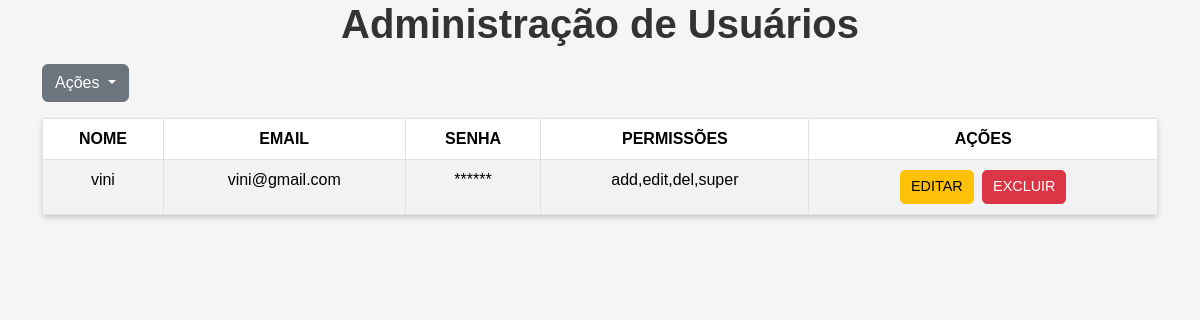
/listarUsuario.php (signed in), run on an earlier commit of the app's database.
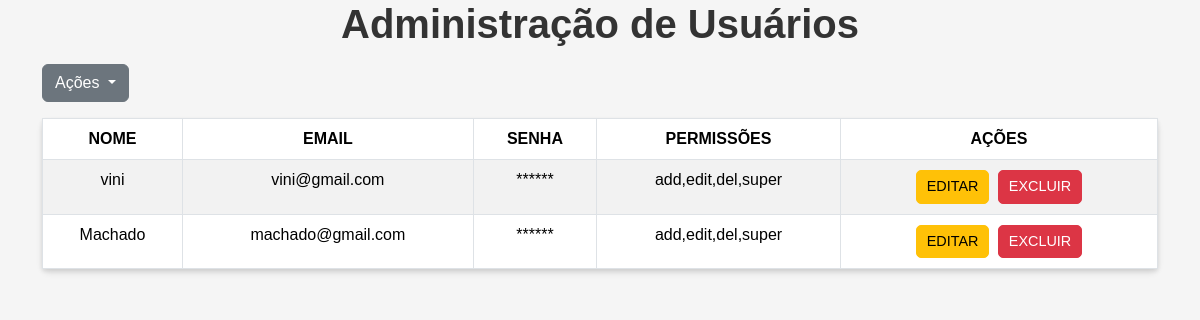
And on a later commit of the database.
### tables this page shows
CREATE TABLE `usuarios` (
  `id` int(100) NOT NULL,
  `nome` varchar(150) NOT NULL,
  `email` varchar(150) NOT NULL,
  `senha` varchar(150) NOT NULL,
  `permissoes` varchar(150) NOT NULL
);

### class/usuario.class.php (called while the page is built, shortened)
<?php
require_once 'conexao.class.php';
class Usuario {
    private $con;
    public function __construct() {
        $this->con = new Conexao();
    }
    public function setUsuario($id){
        $sql = $this->con->conectar()->prepare("SELECT * FROM usuarios WHERE id = :id");
        $sql->bindValue(":id", $id);
        $sql->execute();
    }
    public function listar() {
        try {
            $sql = $this->con->conectar()->prepare("SELECT * FROM usuarios");
            $sql->execute();
            return $sql->fetchAll();
        } catch (PDOException $ex) {
            echo "ERRO: " . $ex->getMessage();
        }
    }
}

### class/conexao.class.php (called while the page is built)
<?php
class Conexao{
    private $usuario;
    private $senha;
    private $banco;
    private $servidor;
    private static $pdo;
    public function __construct(){
        $this->servidor = "localhost";
        $this->banco = "vtxp";
        $this->usuario = "root";
        $this->senha = "";
    }
    public function conectar(){
        try{
            if(is_null(self::$pdo)){
                self::$pdo = new PDO("mysql:host=".$this->servidor."; dbname=".$this->banco, $this->usuario, $this->senha);
            }
            return self::$pdo;
        }
        catch(PDOException $ex){
            echo $ex -> getMessage();
        }
    }
}

### listarUsuario.php (the view, shortened to what this page needs)
<?php
include 'class/usuario.class.php';
$usuario = new Usuario();
$usuario->setUsuario($_SESSION['logado']);
?>
<!DOCTYPE html>
<html lang="pt-br">
<head>
    <link rel="stylesheet" href="https://cdn.jsdelivr.net/npm/bootstrap@5.3.3/dist/css/bootstrap.min.css">
</head>
<body>
    <div class="container">
        <h1 class="text-center mb-3">Administração de Usuários</h1>
        <div class="dropdown mb-3">
            <button class="btn btn-secondary dropdown-toggle" type="button" id="dropdownMenuButton" data-bs-toggle="dropdown" aria-expanded="false">
                Ações
            </button>
        </div>
        <div class="table-container">
            <table class="table table-striped table-bordered table-hover shadow-sm">
                <thead class="thead-dark">
                    <tr>
                        <th>NOME</th>
                        <th>EMAIL</th>
                        <th>SENHA</th>
                        <th>PERMISSÕES</th>
                        <th>AÇÕES</th>
                    </tr>
                </thead>
                <tbody>
                    <?php
                    $lista = $usuario->listar();
                    foreach($lista as $item):
                    ?>
                    <tr>
                        <td><?php echo $item['nome']; ?></td>
                        <td><?php echo $item['email']; ?></td>
                        <td><?php echo '******';  ?></td>
                        <td><?php echo $item['permissoes']; ?></td>
                        <td>
                            <a href="editarUsuario.php?id=<?php echo $item['id']; ?>" class="btn btn-warning btn-sm btn-action">EDITAR</a>
                            <a href="excluirUsuario.php?id=<?php echo $item['id']; ?>" onclick="return confirm('Tem certeza que deseja excluir o usuário <?php echo $item['nome']; ?>?')" class="btn btn-danger btn-sm btn-action">EXCLUIR</a>
                        </td>
                    </tr>
                    <?php
                    endforeach;
                    ?>
                </tbody>
            </table>
        </div>
    </div>
</body>
</html>

What changed in the data, as far as the page shows it:
added usuarios: nome "Machado", email "machado@gmail.com", permissoes "add,edit,del,super"
